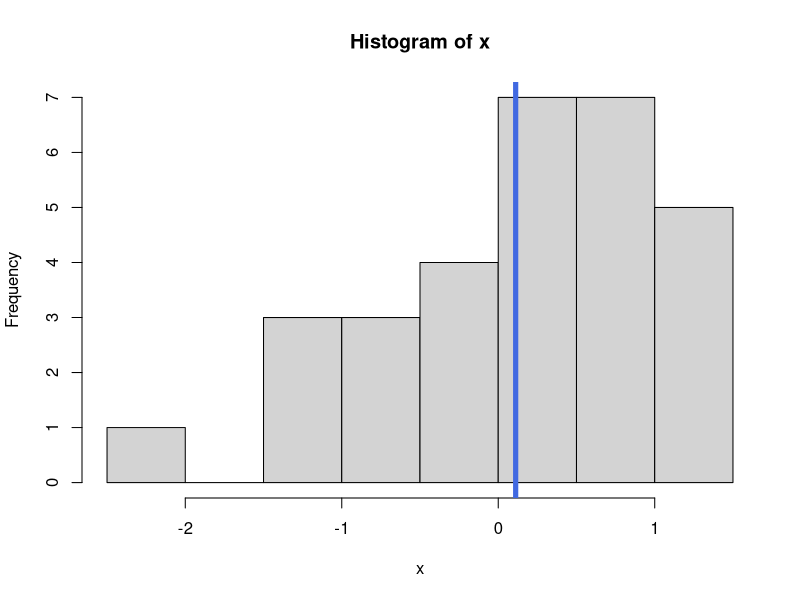
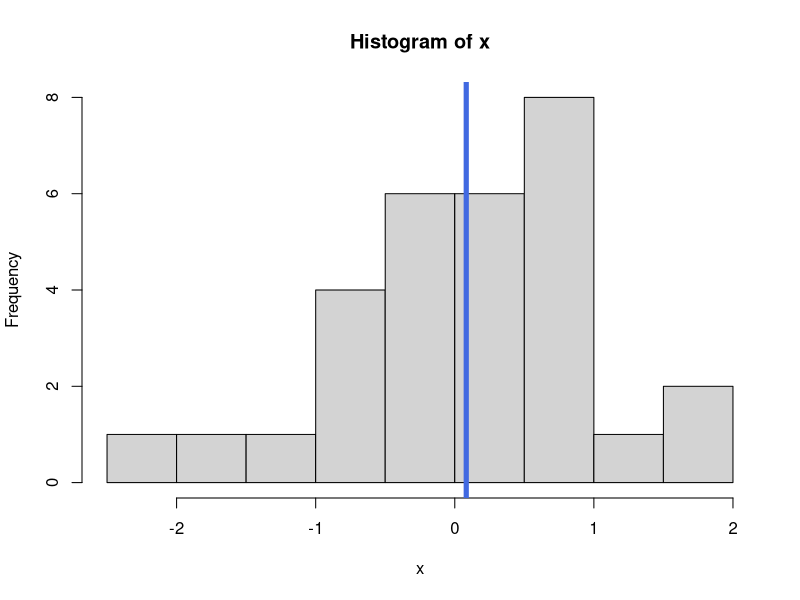
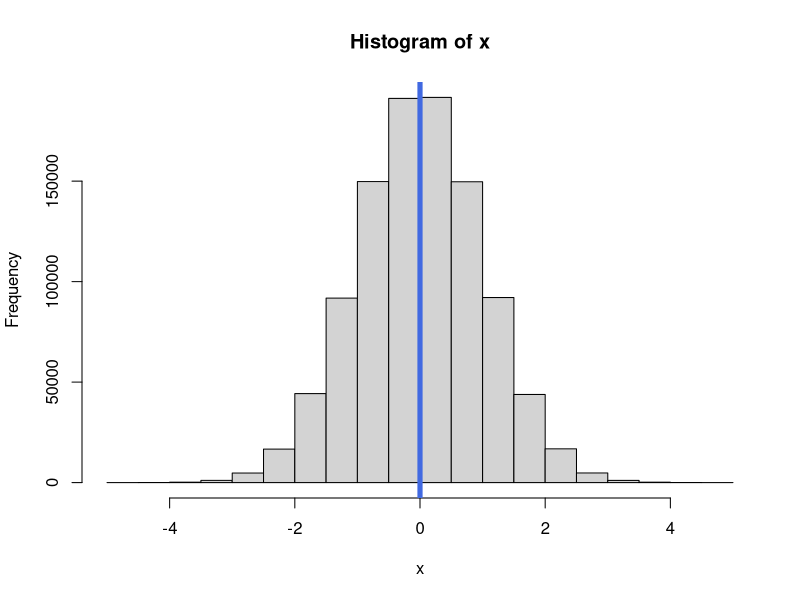

Here is the R script that generated these plots, in order:
#* plotRandomHistogram.R
#* 
#* Author: Sean Cavanagh
#* 
#* Purpose: a function that will generate a random
#*    sample of normal "observations" and plot a histogram 
#*    of the data. 
#*
#* Inputs: 
#*    num_pts = The number of observations to generate (they are random)
#*    mu = theoretical mean of the normal 
#*    sigma = theoretical standard deviation of normal 
#*    seed = a random number generatoration seed to ensure reproducability
#*
#* Outputs:
#*    A plot of the histogram 
#*    A list with the following elements:
#*      Random_Values= a vector with the generated random values
#*      Mean_Random_Values= correnponding sample mean
#*      SD_Random_Values= corresponding sample standard deviation
#* 

plotRandomHistogram <- function(num_pts=30 , mu=0, sigma=1, seed=NULL, meanColor="royalblue") {
  set.seed(seed)
   x <- rnorm(n=num_pts, mean= mu, sd=sigma)
   mean_x <- mean(x)
   hist(x)
   abline(v=mean_x, col=meanColor, lwd=5)
   
   list(Random_Values = x, Mean_Random_Values = mean_x, SD_Random_Values = sd(x))
   # The last line of the code in the function is output from the function
}
plotRandomHistogram()
plotRandomHistogram(seed=1)
plotRandomHistogram(seed=1, num_pts = 1000000)
